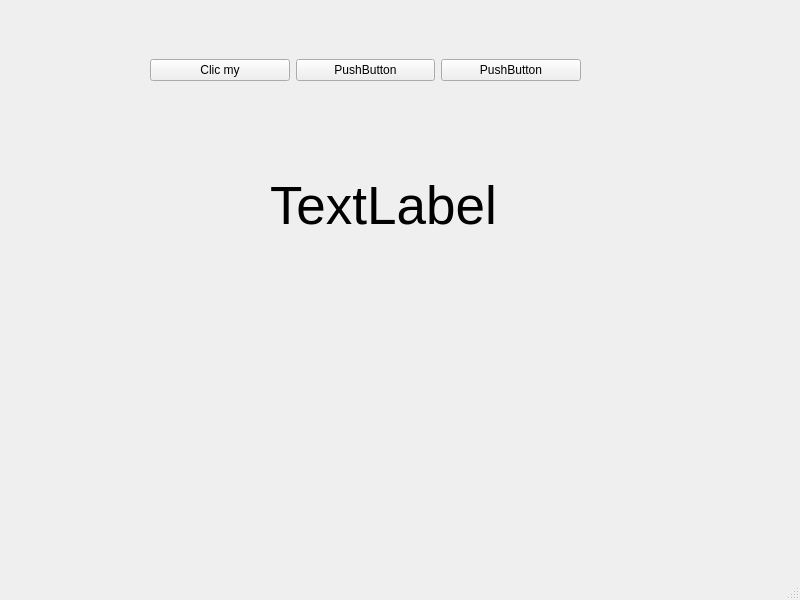
<?xml version="1.0" encoding="UTF-8"?>
<ui version="4.0">
 <class>MainWindow</class>
 <widget class="QMainWindow" name="MainWindow">
  <property name="geometry">
   <rect>
    <x>0</x>
    <y>0</y>
    <width>800</width>
    <height>600</height>
   </rect>
  </property>
  <property name="windowTitle">
   <string>MainWindow</string>
  </property>
  <widget class="QWidget" name="centralwidget">
   <widget class="QLabel" name="label">
    <property name="geometry">
     <rect>
      <x>270</x>
      <y>160</y>
      <width>261</width>
      <height>91</height>
     </rect>
    </property>
    <property name="font">
     <font>
      <pointsize>40</pointsize>
     </font>
    </property>
    <property name="text">
     <string>TextLabel</string>
    </property>
   </widget>
   <widget class="QWidget" name="horizontalLayoutWidget">
    <property name="geometry">
     <rect>
      <x>150</x>
      <y>40</y>
      <width>431</width>
      <height>61</height>
     </rect>
    </property>
    <layout class="QHBoxLayout" name="horizontalLayout">
     <item>
      <widget class="QPushButton" name="pushButton">
       <property name="text">
        <string>Clic my</string>
       </property>
      </widget>
     </item>
     <item>
      <widget class="QPushButton" name="pushButton_2">
       <property name="text">
        <string>PushButton</string>
       </property>
      </widget>
     </item>
     <item>
      <widget class="QPushButton" name="pushButton_3">
       <property name="text">
        <string>PushButton</string>
       </property>
      </widget>
     </item>
    </layout>
   </widget>
  </widget>
  <widget class="QMenuBar" name="menubar">
   <property name="geometry">
    <rect>
     <x>0</x>
     <y>0</y>
     <width>800</width>
     <height>21</height>
    </rect>
   </property>
  </widget>
  <widget class="QStatusBar" name="statusbar"/>
 </widget>
 <resources/>
 <connections/>
</ui>
